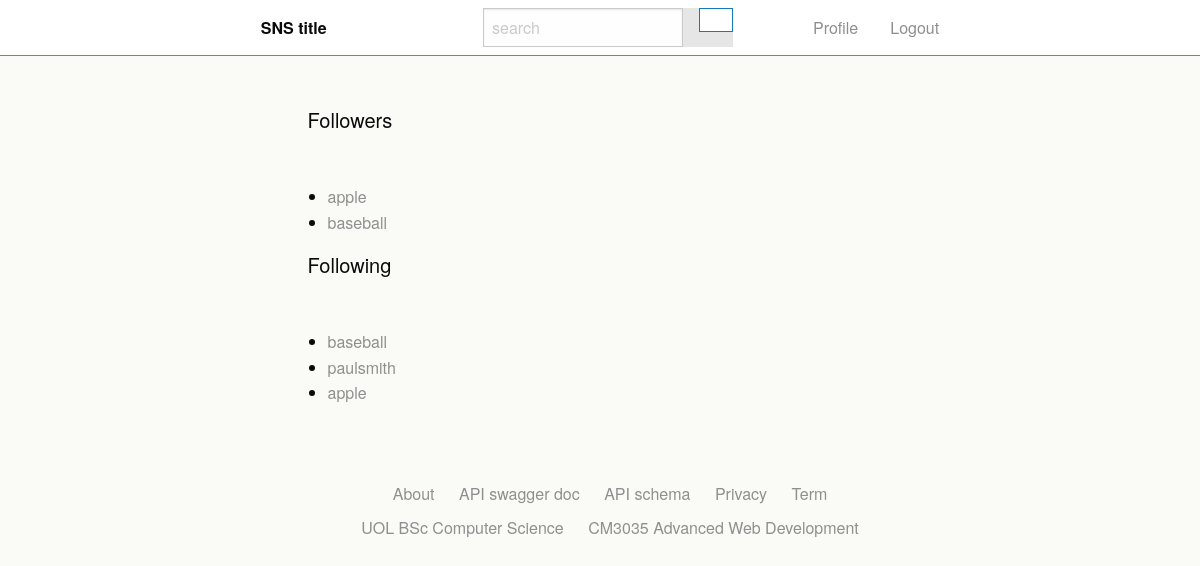
The page /friend_list/ (signed in) on the database as committed earlier.
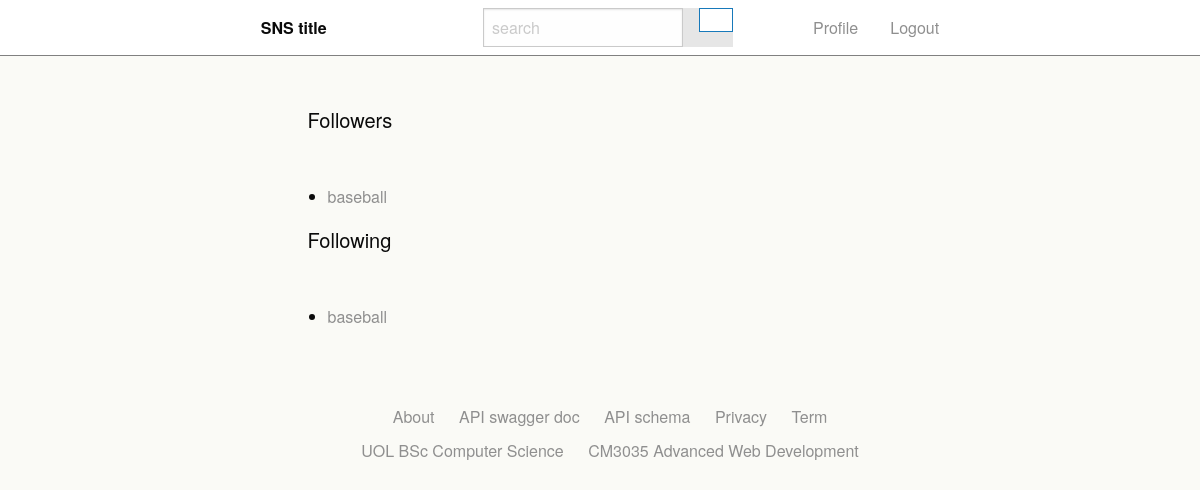
The same page on the database as committed later.
### snsApp/models.py (models this page shows)
class Follower(models.Model):
    user = models.CharField(max_length=200)
    follower = models.CharField(max_length=200)
    chat_room = models.CharField(max_length=100, null=True)

### snsApp/views.py (the view)
# urls.py: path('friend_list/', views.network_list, name='network_list'),
def network_list(request):
    if request.method == "GET":
        follower_list=[]
        followers = Follower.objects.filter(user=request.user)
        for user in followers:
            follower_list.append(user)
        following_list=[]
        followings = Follower.objects.filter(follower=request.user)
        for user in followings:
            following_list.append(user)
        return render(request, "snsApp/network.html", {"follower_list":follower_list, "following_list":following_list})
    else:
        return HttpResponseRedirect("user_home/")

### snsApp/templates/snsApp/network.html (shortened to what this page needs)
{% include "./header.html" %}
<body>
  {% include "./nav.html" %}
  <div class="grid-containor">
    <div class="grid-x grid-margin-x">
      <div class="cell large-7">
        <h5 style="margin-bottom:50px;">Followers</h5>
        <ul>
          {% for user in follower_list %}
            <li><a href="/{{ user.follower }}/">{{ user.follower }}</a></li>
          {% endfor %}
        </ul>
        <h5 style="margin-bottom:50px;">Following</h5>
        <ul>
          {% for user in following_list %}
          <li><a href="/{{ user.user }}/">{{ user.user }}</a></li>
          {% endfor %}
        </ul>
      </div>
    </div>
  </div>
  {% include "./footer.html" %}
</body>

Rows that differ between the two databases and show on the page:
removed Follower: follower "apple", shown under "Followers"
removed Follower: user "paulsmith", shown under "Following"
removed Follower: user "apple", shown under "Following"
